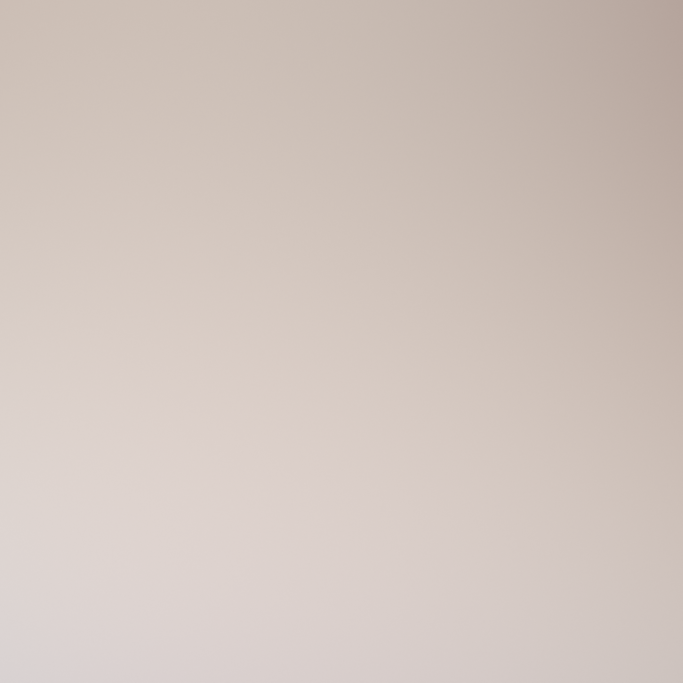
#> input picture assets/source/agents/method-film/key-empty.png, 2048 x 2048 px (shown at 1/3 size)
$ python plate.py key-empty.png
#> lines starting #> are read from the running program, lines starting #| are printed output that depends on the picture; after the words box and inside, x2 and y2 are one past the last pixel; in counts of white or black regions, pixels touching at a corner belong together
"""Fit a smooth clean plate (the seamless background) to a studio still and report the subject's box."""
import sys
import numpy as np
from PIL import Image

def basis(h, w, step):
    ys, xs = np.mgrid[0:h:step, 0:w:step]
    x = xs.ravel() / w * 2 - 1
    y = ys.ravel() / h * 2 - 1
    terms = [np.ones_like(x)]
    for degree in range(1, 4):
        for i in range(degree + 1):
            terms.append(x ** (degree - i) * y ** i)
    return np.stack(terms, 1), ys, xs

def full_basis(h, w):
    ys, xs = np.mgrid[0:h, 0:w]
    x = xs.ravel() / w * 2 - 1
    y = ys.ravel() / h * 2 - 1
    terms = [np.ones_like(x)]
    for degree in range(1, 4):
        for i in range(degree + 1):
            terms.append(x ** (degree - i) * y ** i)
    return np.stack(terms, 1)

def fit_plate(rgb, step=8, rounds=6):
    h, w, _ = rgb.shape
    A, ys, xs = basis(h, w, step)
    samples = rgb[ys, xs].reshape(-1, 3)
    keep = np.ones(len(samples), bool)
    for _ in range(rounds):
        coef, *_ = np.linalg.lstsq(A[keep], samples[keep], rcond=None)
        resid = np.abs(samples - A @ coef).max(1)
        keep = resid < max(4.0, np.percentile(resid[keep], 70) * 1.5)
    return (full_basis(h, w) @ coef).reshape(h, w, 3), coef

if __name__ == "__main__":
    for path in sys.argv[1:]:
        rgb = np.asarray(Image.open(path).convert("RGB"), np.float32)
        plate, _ = fit_plate(rgb)
        diff = np.abs(rgb - plate).max(2)
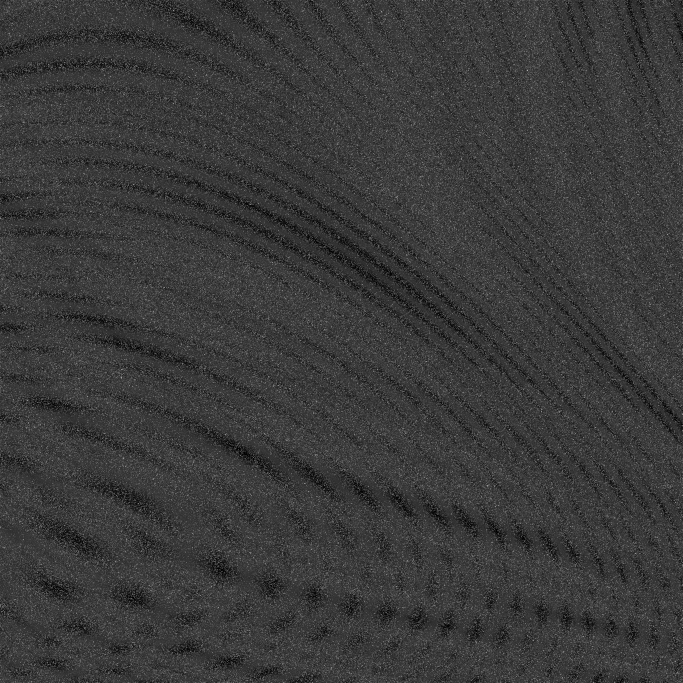
#> diff: shape (2048, 2048) float64 (shown at 1/3 size); min 0.00362, max 2.66, mean 0.613; drawn with min black and max white
        mask = diff > 12
#> mask: shape (2048, 2048) bool; every value is 0
        ys, xs = np.nonzero(mask)
#> ys = empty array; xs = empty array
        h, w = mask.shape
#> h = 2048; w = 2048
        corners = [plate[0, 0], plate[0, -1], plate[-1, 0], plate[-1, -1], plate[h // 2, w // 2]]
#> corners = [[203.7, 190.2, 181], [181, 163.9, 156], [216.2, 209.7, 209.2], [204.4, 194.4, 189.9], [213.9, 201.1, 193.6]]
#> (the run stopped early here; a loop or call above may not have finished)

$ run again, on assets/source/agents/method-film/plate-construction.png
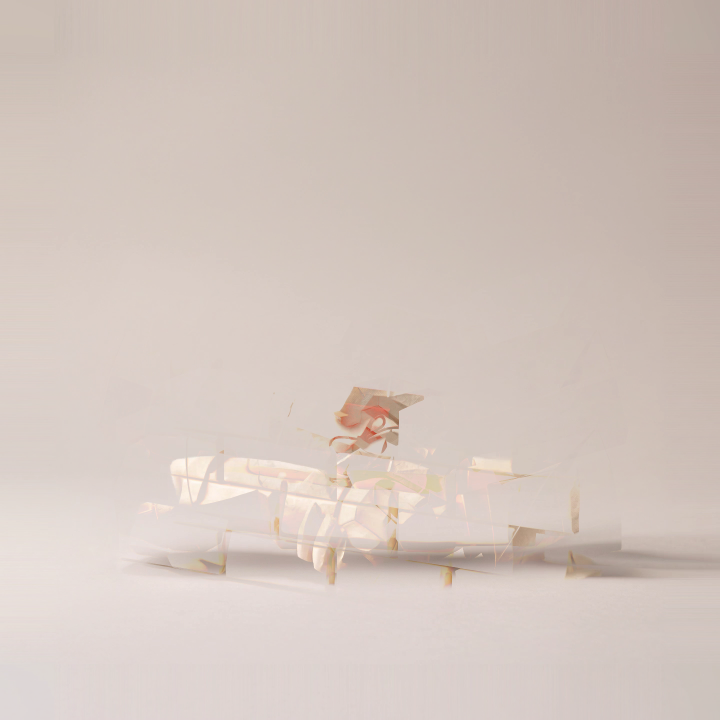
#> input picture assets/source/agents/method-film/plate-construction.png, 1440 x 1440 px (shown at 1/2 size)
#> `mask = diff > 12`:
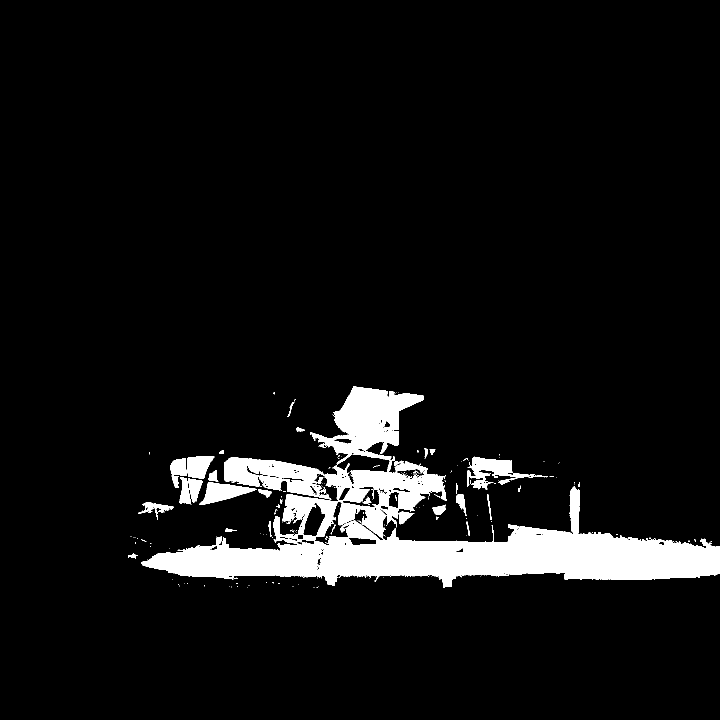
#> mask: shape (1440, 1440) bool (shown at 1/2 size); 7% white; 235 white regions (200 under 20 px), largest, box (x1, y1, x2, y2) and area: (282, 772, 1440, 1176) 130702, (935, 913, 1070, 979) 3568, (399, 964, 514, 1010) 2551
#> corners = [[205.2, 191.7, 182.1], [185.4, 167.5, 160.4], [220.1, 212.6, 211], [206.8, 196.2, 191.5], [215.9, 202.8, 195.5]]
#| plate-construction.png box x 256 1439 y 772 1175 plate corners [(205, 191, 182), (185, 167, 160), (220, 212, 211), (206, 196, 191), (215, 202, 195)]
#> `Image.fromarray((mask * 255).astype(np.uint8)).resize((512, 512)).save..`:
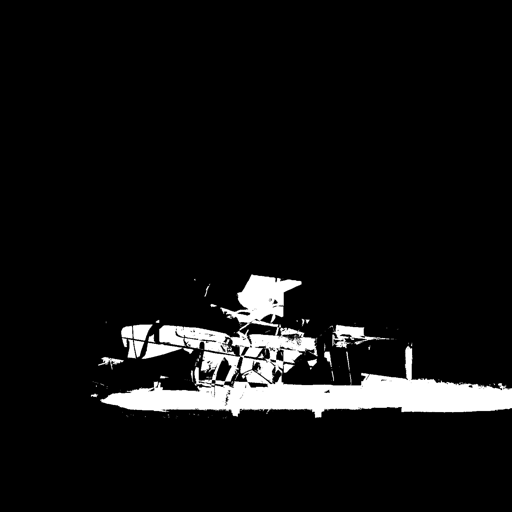
#> saved as plate-construction-mask.png: PIL image 512x512 L; min 0, max 255, mean 17.9

$ run again, on assets/source/agents/method-film/plate-evolution.png
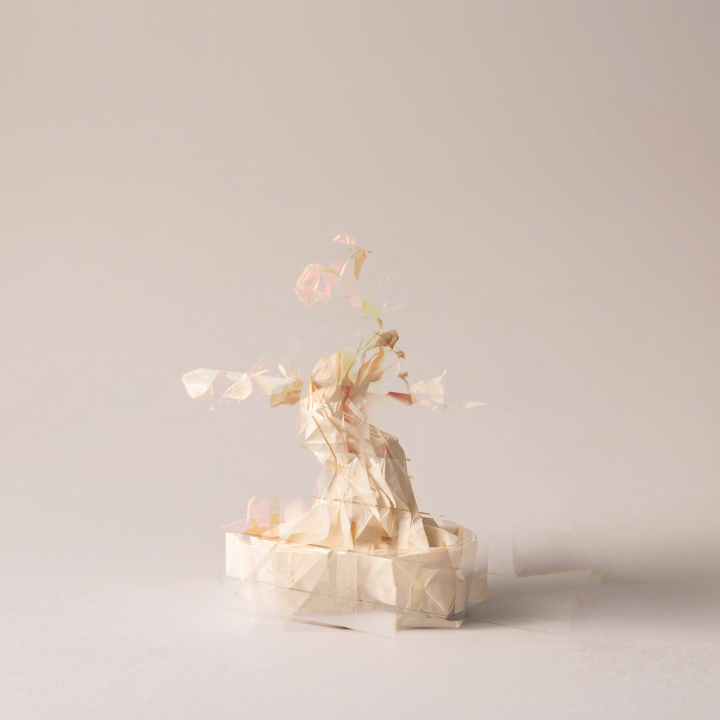
#> input picture assets/source/agents/method-film/plate-evolution.png, 1440 x 1440 px (shown at 1/2 size)
#> `mask = diff > 12`:
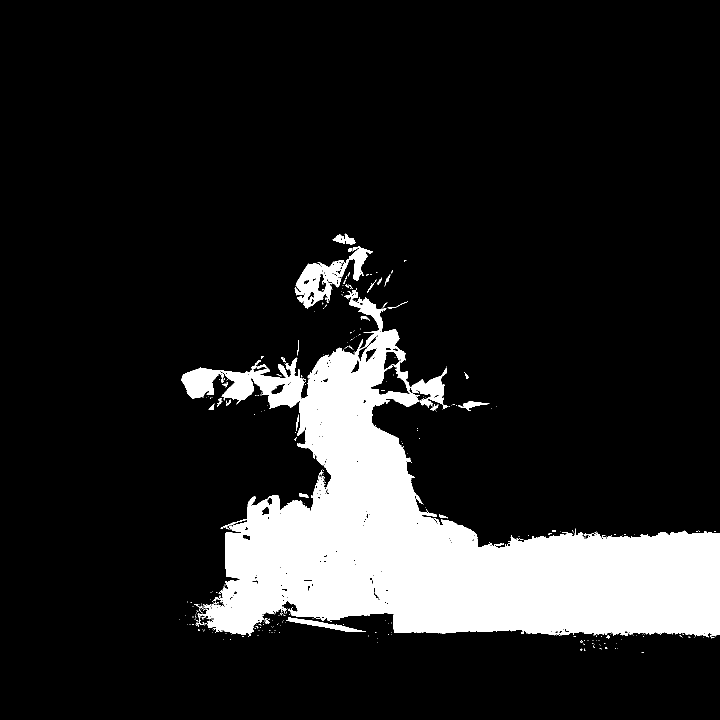
#> mask: shape (1440, 1440) bool (shown at 1/2 size); 13.9% white; 382 white regions (349 under 20 px), largest, box (x1, y1, x2, y2) and area: (363, 580, 1440, 1275) 274547, (589, 493, 746, 618) 6247, (821, 735, 893, 809) 2059
#> corners = [[209.1, 195.2, 186], [181.5, 164.3, 158], [226.7, 218, 215.9], [210.4, 199.5, 194.4], [215.1, 201.7, 194.1]]
#| plate-evolution.png box x 359 1439 y 467 1305 plate corners [(209, 195, 185), (181, 164, 157), (226, 218, 215), (210, 199, 194), (215, 201, 194)]
#> `Image.fromarray((mask * 255).astype(np.uint8)).resize((512, 512)).save..`:
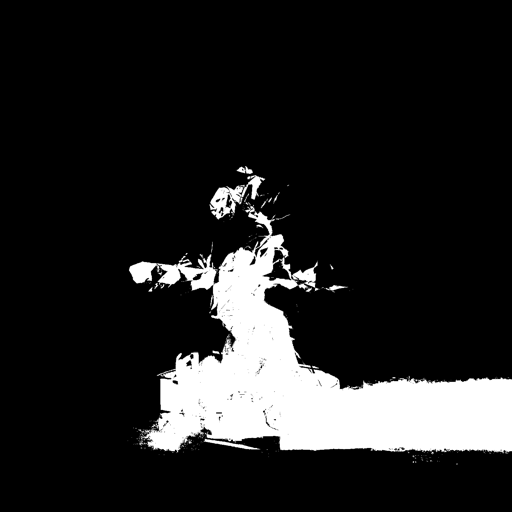
#> saved as plate-evolution-mask.png: PIL image 512x512 L; min 0, max 255, mean 35.4
